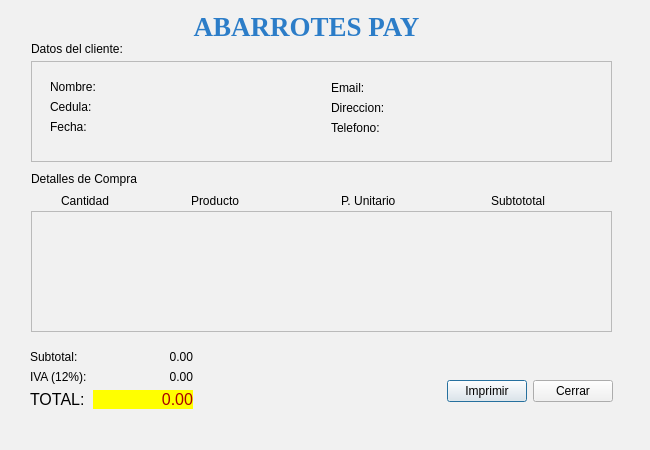
<?xml version="1.0" encoding="UTF-8"?>
<ui version="4.0">
 <class>Factura</class>
 <widget class="QDialog" name="Factura">
  <property name="geometry">
   <rect>
    <x>0</x>
    <y>0</y>
    <width>650</width>
    <height>450</height>
   </rect>
  </property>
  <property name="minimumSize">
   <size>
    <width>650</width>
    <height>450</height>
   </size>
  </property>
  <property name="maximumSize">
   <size>
    <width>650</width>
    <height>450</height>
   </size>
  </property>
  <property name="windowTitle">
   <string>Dialog</string>
  </property>
  <property name="styleSheet">
   <string notr="true">background-color: rgb(241, 241, 241);</string>
  </property>
  <layout class="QVBoxLayout" name="verticalLayout">
   <item>
    <widget class="QWidget" name="widget" native="true">
     <widget class="QWidget" name="widget_2" native="true">
      <property name="geometry">
       <rect>
        <x>10</x>
        <y>0</y>
        <width>601</width>
        <height>331</height>
       </rect>
      </property>
      <widget class="QLabel" name="label">
       <property name="geometry">
        <rect>
         <x>140</x>
         <y>-10</y>
         <width>291</width>
         <height>51</height>
        </rect>
       </property>
       <property name="font">
        <font>
         <family>Times New Roman</family>
         <weight>50</weight>
         <bold>false</bold>
        </font>
       </property>
       <property name="text">
        <string>&lt;!DOCTYPE HTML PUBLIC &quot;-//W3C//DTD HTML 4.0//EN&quot; &quot;http://www.w3.org/TR/REC-html40/strict.dtd&quot;&gt;
&lt;html&gt;&lt;head&gt;&lt;meta name=&quot;qrichtext&quot; content=&quot;1&quot; /&gt;&lt;style type=&quot;text/css&quot;&gt;
p, li { white-space: pre-wrap; }
&lt;/style&gt;&lt;/head&gt;&lt;body style=&quot; font-family:'Times New Roman'; font-size:8pt; font-weight:400; font-style:normal;&quot;&gt;
&lt;p align=&quot;center&quot; style=&quot; margin-top:12px; margin-bottom:12px; margin-left:0px; margin-right:0px; -qt-block-indent:0; text-indent:0px;&quot;&gt;&lt;span style=&quot; font-family:'MS Shell Dlg 2'; font-size:20pt; font-weight:600; color:#2c7dc8;&quot;&gt;ABARROTES PAY&lt;/span&gt;&lt;/p&gt;&lt;/body&gt;&lt;/html&gt;</string>
       </property>
      </widget>
      <widget class="QPlainTextEdit" name="plainTextEdit">
       <property name="geometry">
        <rect>
         <x>10</x>
         <y>50</y>
         <width>581</width>
         <height>101</height>
        </rect>
       </property>
       <property name="readOnly">
        <bool>true</bool>
       </property>
      </widget>
      <widget class="QLabel" name="label_2">
       <property name="geometry">
        <rect>
         <x>10</x>
         <y>30</y>
         <width>111</width>
         <height>16</height>
        </rect>
       </property>
       <property name="text">
        <string>Datos del cliente:</string>
       </property>
      </widget>
      <widget class="QLabel" name="label_3">
       <property name="geometry">
        <rect>
         <x>10</x>
         <y>160</y>
         <width>151</width>
         <height>16</height>
        </rect>
       </property>
       <property name="text">
        <string>Detalles de Compra</string>
       </property>
      </widget>
      <widget class="QPlainTextEdit" name="outDetallesFactura">
       <property name="geometry">
        <rect>
         <x>10</x>
         <y>200</y>
         <width>581</width>
         <height>121</height>
        </rect>
       </property>
       <property name="readOnly">
        <bool>true</bool>
       </property>
      </widget>
      <widget class="QLabel" name="label_13">
       <property name="geometry">
        <rect>
         <x>40</x>
         <y>180</y>
         <width>71</width>
         <height>20</height>
        </rect>
       </property>
       <property name="text">
        <string>Cantidad</string>
       </property>
      </widget>
      <widget class="QLabel" name="label_14">
       <property name="geometry">
        <rect>
         <x>170</x>
         <y>180</y>
         <width>61</width>
         <height>20</height>
        </rect>
       </property>
       <property name="text">
        <string>Producto</string>
       </property>
      </widget>
      <widget class="QLabel" name="label_15">
       <property name="geometry">
        <rect>
         <x>320</x>
         <y>180</y>
         <width>81</width>
         <height>20</height>
        </rect>
       </property>
       <property name="text">
        <string>P. Unitario</string>
       </property>
      </widget>
      <widget class="QLabel" name="label_16">
       <property name="geometry">
        <rect>
         <x>470</x>
         <y>180</y>
         <width>71</width>
         <height>20</height>
        </rect>
       </property>
       <property name="text">
        <string>Subtototal</string>
       </property>
      </widget>
      <widget class="QWidget" name="widget_8" native="true">
       <property name="geometry">
        <rect>
         <x>20</x>
         <y>60</y>
         <width>561</width>
         <height>81</height>
        </rect>
       </property>
       <widget class="QWidget" name="widget_6" native="true">
        <property name="geometry">
         <rect>
          <x>9</x>
          <y>9</y>
          <width>271</width>
          <height>84</height>
         </rect>
        </property>
        <property name="styleSheet">
         <string notr="true"/>
        </property>
        <layout class="QFormLayout" name="formLayout">
         <item row="0" column="0">
          <widget class="QLabel" name="label_4">
           <property name="text">
            <string>Nombre:</string>
           </property>
          </widget>
         </item>
         <item row="0" column="1">
          <widget class="QLabel" name="outNombre">
           <property name="text">
            <string/>
           </property>
          </widget>
         </item>
         <item row="1" column="0">
          <widget class="QLabel" name="label_5">
           <property name="text">
            <string>Cedula:</string>
           </property>
          </widget>
         </item>
         <item row="1" column="1">
          <widget class="QLabel" name="outCedula">
           <property name="text">
            <string/>
           </property>
          </widget>
         </item>
         <item row="2" column="0">
          <widget class="QLabel" name="label_6">
           <property name="text">
            <string>Fecha:</string>
           </property>
          </widget>
         </item>
         <item row="2" column="1">
          <widget class="QLabel" name="outFecha">
           <property name="text">
            <string/>
           </property>
          </widget>
         </item>
        </layout>
       </widget>
       <widget class="QWidget" name="widget_7" native="true">
        <property name="geometry">
         <rect>
          <x>290</x>
          <y>10</y>
          <width>271</width>
          <height>84</height>
         </rect>
        </property>
        <layout class="QFormLayout" name="formLayout_2">
         <item row="0" column="0">
          <widget class="QLabel" name="label_7">
           <property name="text">
            <string>Email:</string>
           </property>
          </widget>
         </item>
         <item row="0" column="1">
          <widget class="QLabel" name="outEmail">
           <property name="text">
            <string/>
           </property>
          </widget>
         </item>
         <item row="1" column="0">
          <widget class="QLabel" name="label_8">
           <property name="text">
            <string>Direccion:</string>
           </property>
          </widget>
         </item>
         <item row="1" column="1">
          <widget class="QLabel" name="outDireccion">
           <property name="text">
            <string/>
           </property>
          </widget>
         </item>
         <item row="2" column="0">
          <widget class="QLabel" name="label_9">
           <property name="text">
            <string>Telefono:</string>
           </property>
          </widget>
         </item>
         <item row="2" column="1">
          <widget class="QLabel" name="outTelefono">
           <property name="text">
            <string/>
           </property>
          </widget>
         </item>
        </layout>
       </widget>
      </widget>
     </widget>
     <widget class="QWidget" name="widget_3" native="true">
      <property name="geometry">
       <rect>
        <x>10</x>
        <y>330</y>
        <width>601</width>
        <height>101</height>
       </rect>
      </property>
      <layout class="QHBoxLayout" name="horizontalLayout_3">
       <item>
        <widget class="QWidget" name="widget_5" native="true">
         <layout class="QFormLayout" name="formLayout_3">
          <item row="0" column="0">
           <widget class="QLabel" name="label_10">
            <property name="text">
             <string>Subtotal:</string>
            </property>
           </widget>
          </item>
          <item row="0" column="1">
           <widget class="QLabel" name="outSubtotalF">
            <property name="minimumSize">
             <size>
              <width>100</width>
              <height>0</height>
             </size>
            </property>
            <property name="text">
             <string>0.00</string>
            </property>
            <property name="textFormat">
             <enum>Qt::PlainText</enum>
            </property>
            <property name="alignment">
             <set>Qt::AlignRight|Qt::AlignTrailing|Qt::AlignVCenter</set>
            </property>
           </widget>
          </item>
          <item row="1" column="0">
           <widget class="QLabel" name="label_11">
            <property name="text">
             <string>IVA (12%):</string>
            </property>
           </widget>
          </item>
          <item row="1" column="1">
           <widget class="QLabel" name="outIvaF">
            <property name="minimumSize">
             <size>
              <width>100</width>
              <height>0</height>
             </size>
            </property>
            <property name="text">
             <string>0.00</string>
            </property>
            <property name="textFormat">
             <enum>Qt::PlainText</enum>
            </property>
            <property name="alignment">
             <set>Qt::AlignRight|Qt::AlignTrailing|Qt::AlignVCenter</set>
            </property>
           </widget>
          </item>
          <item row="2" column="0">
           <widget class="QLabel" name="label_12">
            <property name="font">
             <font>
              <pointsize>12</pointsize>
              <weight>50</weight>
              <bold>false</bold>
             </font>
            </property>
            <property name="text">
             <string>TOTAL:</string>
            </property>
           </widget>
          </item>
          <item row="2" column="1">
           <widget class="QLabel" name="outTotalF">
            <property name="minimumSize">
             <size>
              <width>100</width>
              <height>0</height>
             </size>
            </property>
            <property name="font">
             <font>
              <pointsize>12</pointsize>
              <weight>50</weight>
              <bold>false</bold>
             </font>
            </property>
            <property name="styleSheet">
             <string notr="true">background-color: rgb(255, 255, 0);
color: rgb(170, 0, 0);</string>
            </property>
            <property name="text">
             <string>0.00</string>
            </property>
            <property name="textFormat">
             <enum>Qt::PlainText</enum>
            </property>
            <property name="alignment">
             <set>Qt::AlignRight|Qt::AlignTrailing|Qt::AlignVCenter</set>
            </property>
           </widget>
          </item>
         </layout>
        </widget>
       </item>
       <item>
        <spacer name="horizontalSpacer">
         <property name="orientation">
          <enum>Qt::Horizontal</enum>
         </property>
         <property name="sizeHint" stdset="0">
          <size>
           <width>160</width>
           <height>20</height>
          </size>
         </property>
        </spacer>
       </item>
       <item>
        <widget class="QWidget" name="widget_4" native="true">
         <layout class="QHBoxLayout" name="horizontalLayout">
          <item>
           <widget class="QPushButton" name="btnImprimir">
            <property name="text">
             <string>Imprimir</string>
            </property>
           </widget>
          </item>
          <item>
           <widget class="QPushButton" name="btnCerrar">
            <property name="text">
             <string>Cerrar</string>
            </property>
           </widget>
          </item>
         </layout>
        </widget>
       </item>
      </layout>
     </widget>
    </widget>
   </item>
  </layout>
 </widget>
 <resources/>
 <connections/>
</ui>
